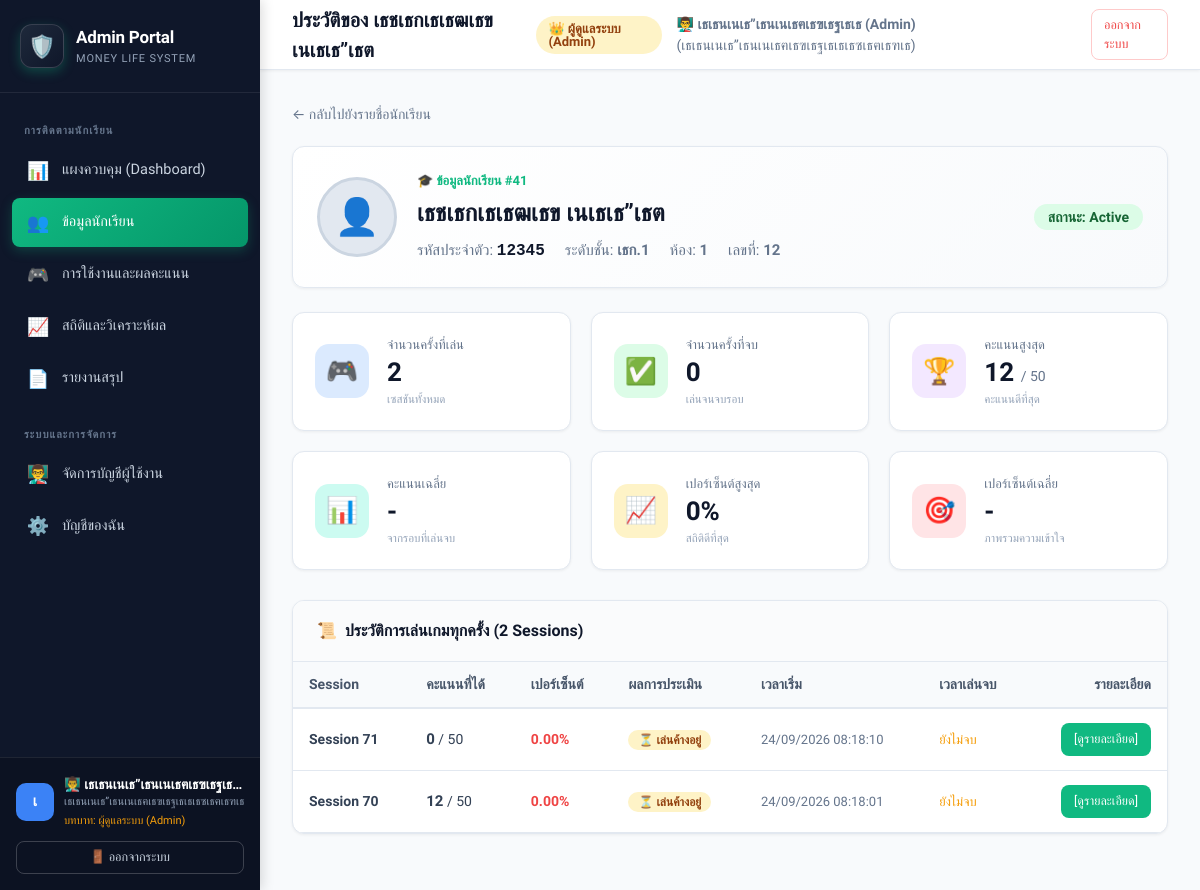
The page /teacher/student.php?id=41 (signed in) on the database its author committed.
### tables this page shows
CREATE TABLE `students` (
  `id` int(10) unsigned NOT NULL AUTO_INCREMENT,
  `student_code` varchar(50) DEFAULT NULL,
  `first_name` varchar(100) NOT NULL,
  `last_name` varchar(100) NOT NULL,
  `class_level` varchar(20) NOT NULL,
  `class_room` varchar(20) NOT NULL,
  `student_number` int(10) unsigned NOT NULL,
  `photo` varchar(255) DEFAULT NULL,
  `status` enum('active','pending','rejected') NOT NULL DEFAULT 'active',
  `created_at` timestamp NOT NULL DEFAULT current_timestamp(),
  PRIMARY KEY (`id`)
);

CREATE TABLE `game_sessions` (
  `id` int(10) unsigned NOT NULL AUTO_INCREMENT,
  `student_id` int(10) unsigned NOT NULL,
  `total_score` int(11) NOT NULL DEFAULT 0,
  `max_score` int(11) NOT NULL DEFAULT 50,
  `percentage` decimal(5,2) NOT NULL DEFAULT 0.00,
  `started_at` timestamp NOT NULL DEFAULT current_timestamp(),
  `completed_at` timestamp NULL DEFAULT NULL,
  PRIMARY KEY (`id`),
  KEY `fk_game_sessions_student` (`student_id`),
  CONSTRAINT `fk_game_sessions_student` FOREIGN KEY (`student_id`) REFERENCES `students` (`id`) ON DELETE CASCADE ON UPDATE CASCADE
);

### teacher/auth/permissions.php (called while the page is built, shortened)
<?php
function e($string) {
    return htmlspecialchars((string)$string, ENT_QUOTES, 'UTF-8');
}

### teacher/student.php (the view, shortened to what this page needs)
<?php
$studentId = (int)($_GET['id'] ?? 0);
$stmt = $pdo->prepare("SELECT * FROM students WHERE id = ?");
$stmt->execute([$studentId]);
$student = $stmt->fetch();
$pageTitle = 'ประวัติของ ' . $student['first_name'] . ' ' . $student['last_name'];
$statStmt = $pdo->prepare("
    SELECT
        COUNT(id) as total_sessions,
        COUNT(completed_at) as completed_sessions,
        MAX(total_score) as max_score,
        AVG(CASE WHEN completed_at IS NOT NULL THEN total_score ELSE NULL END) as avg_score,
        MAX(percentage) as max_percentage,
        AVG(CASE WHEN completed_at IS NOT NULL THEN percentage ELSE NULL END) as avg_percentage
    FROM game_sessions
    WHERE student_id = ?
");
$statStmt->execute([$studentId]);
$stats = $statStmt->fetch();
$sessionStmt = $pdo->prepare("
    SELECT * FROM game_sessions
    WHERE student_id = ?
    ORDER BY id DESC
");
$sessionStmt->execute([$studentId]);
$sessions = $sessionStmt->fetchAll();
require_once __DIR__ . '/includes/header.php';
?>
<div style="margin-bottom: 20px;">
    <a href="students.php" style="color: #64748b; text-decoration: none; font-size: 14px;">← กลับไปยังรายชื่อนักเรียน</a>
</div>
<div class="card" style="background: linear-gradient(135deg, #ffffff 0%, #f8fafc 100%);">
    <div class="card-body" style="display: flex; justify-content: space-between; align-items: center; flex-wrap: wrap; gap: 20px;">
        <div style="display: flex; align-items: center; gap: 20px;">
            <?php if (!empty($student['photo']) && file_exists(__DIR__ . '/../' . $student['photo'])): ?>
                <img src="../<?= e($student['photo']) ?>" alt="Student Photo"
                     style="width: 80px; height: 80px; border-radius: 50%; object-fit: cover; border: 3px solid #10b981; box-shadow: 0 4px 12px rgba(0,0,0,0.1);">
            <?php else: ?>
                <div style="width: 80px; height: 80px; border-radius: 50%; background: #e2e8f0; display: flex; align-items: center; justify-content: center; font-size: 36px; color: #94a3b8; border: 3px solid #cbd5e1;">
                    👤
                </div>
            <?php endif; ?>
            <div>
                <div style="font-size: 13px; color: #10b981; font-weight: 600; text-transform: uppercase;">
                    🎓 ข้อมูลนักเรียน #<?= $student['id'] ?>
                </div>
                <h2 style="font-size: 24px; font-weight: 700; color: #0f172a; margin: 4px 0 8px;">
                    <?= e($student['first_name'] . ' ' . $student['last_name']) ?>
                </h2>
                <div style="font-size: 15px; color: #64748b; display: flex; gap: 20px; flex-wrap: wrap;">
                    <span>รหัสประจำตัว: <strong style="color: #0f172a; font-family: monospace; font-size: 16px;"><?= e($student['student_code'] ?: '-') ?></strong></span>
                    <span>ระดับชั้น: <strong><?= e($student['class_level']) ?></strong></span>
                    <span>ห้อง: <strong><?= e($student['class_room']) ?></strong></span>
                    <span>เลขที่: <strong><?= e($student['student_number']) ?></strong></span>
                </div>
            </div>
        </div>
        <div>
            <span class="badge <?= $student['status'] === 'active' ? 'badge-success' : 'badge-warning' ?>" style="font-size: 14px; padding: 6px 14px;">
                สถานะ: <?= ucfirst($student['status']) ?>
            </span>
        </div>
    </div>
</div>
<div class="stats-grid">
    <div class="stat-card">
        <div class="stat-icon blue">🎮</div>
        <div class="stat-details">
            <h4>จำนวนครั้งที่เล่น</h4>
            <div class="value"><?= number_format($stats['total_sessions']) ?></div>
            <div class="sub">เซสชันทั้งหมด</div>
        </div>
    </div>
    <div class="stat-card">
        <div class="stat-icon green">✅</div>
        <div class="stat-details">
            <h4>จำนวนครั้งที่จบ</h4>
            <div class="value"><?= number_format($stats['completed_sessions']) ?></div>
            <div class="sub">เล่นจนจบรอบ</div>
        </div>
    </div>
    <div class="stat-card">
        <div class="stat-icon purple">🏆</div>
        <div class="stat-details">
            <h4>คะแนนสูงสุด</h4>
            <div class="value"><?= $stats['max_score'] !== null ? $stats['max_score'] : '-' ?> <span style="font-size: 14px; font-weight: 400; color: #64748b;">/ 50</span></div>
            <div class="sub">คะแนนดีที่สุด</div>
        </div>
    </div>
    <div class="stat-card">
        <div class="stat-icon emerald">📊</div>
        <div class="stat-details">
            <h4>คะแนนเฉลี่ย</h4>
            <div class="value"><?= $stats['avg_score'] !== null ? round($stats['avg_score'], 1) : '-' ?></div>
            <div class="sub">จากรอบที่เล่นจบ</div>
        </div>
    </div>
    <div class="stat-card">
        <div class="stat-icon amber">📈</div>
        <div class="stat-details">
            <h4>เปอร์เซ็นต์สูงสุด</h4>
            <div class="value"><?= $stats['max_percentage'] !== null ? round($stats['max_percentage'], 1) . '%' : '-' ?></div>
            <div class="sub">สถิติดีที่สุด</div>
        </div>
    </div>
    <div class="stat-card">
        <div class="stat-icon rose">🎯</div>
        <div class="stat-details">
            <h4>เปอร์เซ็นต์เฉลี่ย</h4>
            <div class="value"><?= $stats['avg_percentage'] !== null ? round($stats['avg_percentage'], 1) . '%' : '-' ?></div>
            <div class="sub">ภาพรวมความเข้าใจ</div>
        </div>
    </div>
</div>
<div class="card">
    <div class="card-header">
        <div class="card-title">
            <span>📜</span> ประวัติการเล่นเกมทุกครั้ง (<?= count($sessions) ?> Sessions)
        </div>
    </div>
    <div class="table-responsive">
        <table class="data-table">
            <thead>
                <tr>
                    <th>Session</th>
                    <th>คะแนนที่ได้</th>
                    <th>เปอร์เซ็นต์</th>
                    <th>ผลการประเมิน</th>
                    <th>เวลาเริ่ม</th>
                    <th>เวลาเล่นจบ</th>
                    <th style="text-align: right;">รายละเอียด</th>
                </tr>
            </thead>
            <tbody>
                <?php if (count($sessions) === 0): ?>
                    <tr>
                        <td colspan="7" style="text-align: center; color: #94a3b8; padding: 30px;">
                            นักเรียนยังไม่ได้เริ่มเล่นเกม
                        </td>
                    </tr>
                <?php else: ?>
                    <?php foreach ($sessions as $ses): ?>
                        <tr>
                            <td>
                                <strong>Session <?= $ses['id'] ?></strong>
                            </td>
                            <td>
                                <strong style="font-size: 15px;"><?= $ses['total_score'] ?></strong> / <?= $ses['max_score'] ?>
                            </td>
                            <td>
                                <span style="font-weight: 700; color: <?= $ses['percentage'] >= 70 ? '#10b981' : ($ses['percentage'] >= 50 ? '#3b82f6' : '#ef4444') ?>;">
                                    <?= $ses['percentage'] ?>%
                                </span>
                            </td>
                            <td>
                                <?php if (!$ses['completed_at']): ?>
                                    <span class="badge badge-warning">⏳ เล่นค้างอยู่</span>
                                <?php elseif ($ses['percentage'] >= 80): ?>
                                    <span class="badge badge-success">🌟 ยอดเยี่ยม</span>
                                <?php elseif ($ses['percentage'] >= 60): ?>
                                    <span class="badge badge-info">👍 ดี</span>
                                <?php elseif ($ses['percentage'] >= 50): ?>
                                    <span class="badge badge-warning">👌 ผ่านเกณฑ์</span>
                                <?php else: ?>
                                    <span class="badge badge-danger">⚠️ ควรปรับปรุง</span>
                                <?php endif; ?>
                            </td>
                            <td style="font-size: 13px; color: #64748b;">
                                <?= date('d/m/Y H:i:s', strtotime($ses['started_at'])) ?>
                            </td>
                            <td style="font-size: 13px; color: #64748b;">
                                <?= $ses['completed_at'] ? date('d/m/Y H:i:s', strtotime($ses['completed_at'])) : '<span style="color:#f59e0b;">ยังไม่จบ</span>' ?>
                            </td>
                            <td style="text-align: right;">
                                <a href="session.php?id=<?= $ses['id'] ?>" class="btn btn-primary btn-sm">
                                    [ดูรายละเอียด]
                                </a>
                            </td>
                        </tr>
                    <?php endforeach; ?>
                <?php endif; ?>
            </tbody>
        </table>
    </div>
</div>
<?php require_once __DIR__ . '/includes/footer.php'; ?>

### teacher/includes/header.php (shortened to what this page needs)
<?php
$currentRoute = basename($_SERVER['PHP_SELF']);
$currentTeacherName = $_SESSION['teacher_name'] ?? 'ครูผู้สอน';
$currentTeacherRole = $_SESSION['teacher_role'] ?? 'teacher';
$roleLabel = ($currentTeacherRole === 'admin') ? 'ผู้ดูแลระบบ (Admin)' : 'ครูผู้สอน';
$roleClass = ($currentTeacherRole === 'admin') ? 'admin' : '';
$isAdmin = ($currentTeacherRole === 'admin');
$isInAdminFolder = strpos($_SERVER['PHP_SELF'], '/teacher/admin/') !== false;
$baseTeacherUrl = $isInAdminFolder ? '../' : '';
?>
<!DOCTYPE html>
<html lang="th">
<head>
    <link rel="stylesheet" href="<?= $baseTeacherUrl ?>assets/css/teacher.css">
</head>
<body>
<div class="app-container">
    <aside class="sidebar">
        <div class="sidebar-header">
            <div class="sidebar-logo" style="background: linear-gradient(135deg, #1e293b, #0f172a); border: 1px solid rgba(255,255,255,0.15);">🛡️</div>
            <div class="sidebar-title">
                <h2>Admin Portal</h2>
                <p>Money Life System</p>
            </div>
        </div>
        <nav class="sidebar-nav">
            <div class="nav-group-title">การติดตามนักเรียน</div>
            <a href="<?= $baseTeacherUrl ?>index.php" class="nav-item <?= ($currentRoute === 'index.php') ? 'active' : '' ?>">
                <span class="icon">📊</span> แผงควบคุม (Dashboard)
            </a>
            <a href="<?= $baseTeacherUrl ?>students.php" class="nav-item <?= ($currentRoute === 'students.php' || $currentRoute === 'student.php') ? 'active' : '' ?>">
                <span class="icon">👥</span> ข้อมูลนักเรียน
            </a>
            <a href="<?= $baseTeacherUrl ?>results.php" class="nav-item <?= ($currentRoute === 'results.php' || $currentRoute === 'session.php') ? 'active' : '' ?>">
                <span class="icon">🎮</span> การใช้งานและผลคะแนน
            </a>
            <a href="<?= $baseTeacherUrl ?>analytics.php" class="nav-item <?= ($currentRoute === 'analytics.php') ? 'active' : '' ?>">
                <span class="icon">📈</span> สถิติและวิเคราะห์ผล
            </a>
            <a href="<?= $baseTeacherUrl ?>reports.php" class="nav-item <?= ($currentRoute === 'reports.php') ? 'active' : '' ?>">
                <span class="icon">📄</span> รายงานสรุป
            </a>
            <div class="nav-group-title" style="margin-top: 14px;">ระบบและการจัดการ</div>
            <a href="<?= $baseTeacherUrl ?>admin/teachers.php" class="nav-item <?= (strpos($_SERVER['PHP_SELF'], '/admin/') !== false) ? 'active' : '' ?>">
                <span class="icon">👨‍🏫</span> จัดการบัญชีผู้ใช้งาน
            </a>
            <a href="<?= $baseTeacherUrl ?>profile.php" class="nav-item <?= ($currentRoute === 'profile.php') ? 'active' : '' ?>">
                <span class="icon">⚙️</span> บัญชีของฉัน
            </a>
        </nav>
        <div class="sidebar-footer">
            <div class="user-badge">
                <div class="user-avatar"><?= mb_substr($currentTeacherName, 0, 1, 'UTF-8') ?></div>
                <div class="user-info">
                    <div class="user-name" title="<?= e($currentTeacherName) ?>">👨‍🏫 <?= e($currentTeacherName) ?></div>
                    <div style="font-size: 11px; color: #94a3b8;"><?= e($_SESSION['teacher_position'] ?? 'ครูผู้สอน') ?></div>
                    <div class="user-role <?= $roleClass ?>" style="margin-top: 2px;">บทบาท: <?= $roleLabel ?></div>
                </div>
            </div>
            <div style="margin-top: 12px;">
                <a href="<?= $baseTeacherUrl ?>logout.php" class="btn btn-outline btn-sm" style="width: 100%; border-color: rgba(255,255,255,0.2); color: #cbd5e1;">
                    🚪 ออกจากระบบ
                </a>
            </div>
        </div>
    </aside>
    <div class="main-wrapper">
        <header class="top-bar">
            <div style="display: flex; align-items: center; gap: 14px;">
                <div class="top-bar-title">
                    <h1><?= e($pageTitle) ?></h1>
                </div>
            </div>
            <div class="top-bar-actions">
                <span class="badge <?= $isAdmin ? 'badge-warning' : 'badge-success' ?>" style="font-size: 13px; padding: 6px 12px;">
                    <?= $isAdmin ? '👑 ' . $roleLabel : '🎓 ' . $roleLabel ?>
                </span>
                <span style="color: #64748b; font-size: 14px;">
                    👨‍🏫 <strong><?= e($currentTeacherName) ?></strong> (<?= e($_SESSION['teacher_position'] ?? 'ครูผู้สอน') ?>)
                </span>
                <a href="<?= $baseTeacherUrl ?>logout.php" class="btn btn-outline btn-sm" style="color: #ef4444; border-color: #fecaca;">
                    ออกจากระบบ
                </a>
            </div>
        </header>
        <main class="page-content">

### rows shown on the page
students: pageTitle "ประวัติของ เธชเธกเธเธฒเธข เนเธเธ”เธต", id "41", first_name+last_name "เธชเธกเธเธฒเธข เนเธเธ”เธต", student_code "12345", class_level "เธก.1", class_room "1", student_number "12", status "Active"
game_sessions: id "71", total_score "0", max_score "50", percentage "0.00", shows "⏳ เล่นค้างอยู่", started_at "24/09/2026 08:18:10", shows "ยังไม่จบ"
game_sessions: id "70", total_score "12", max_score "50", percentage "0.00", shows "⏳ เล่นค้างอยู่", started_at "24/09/2026 08:18:01", shows "ยังไม่จบ"

### other values the page prints
mb_substr($currentTeacherName, 0, 1, 'UTF-8') "เ"
$currentTeacherName "เธเธนเนเธ”เธนเนเธฅเธฃเธฐเธ…"
$_SESSION['teacher_position'] "เธเธนเนเธ”เธนเนเธฅเธฃเธฐเธเธเธซเธฅเธฑเธ"
$roleLabel "ผู้ดูแลระบบ (Admin)"
$currentTeacherName "เธเธนเนเธ”เธนเนเธฅเธฃเธฐเธเธ (Admin)"
$stats['total_sessions'] "2"
$stats['completed_sessions'] "0"
$stats['max_score'] "12"
$stats['max_percentage'] "0"
count($sessions) "2"
